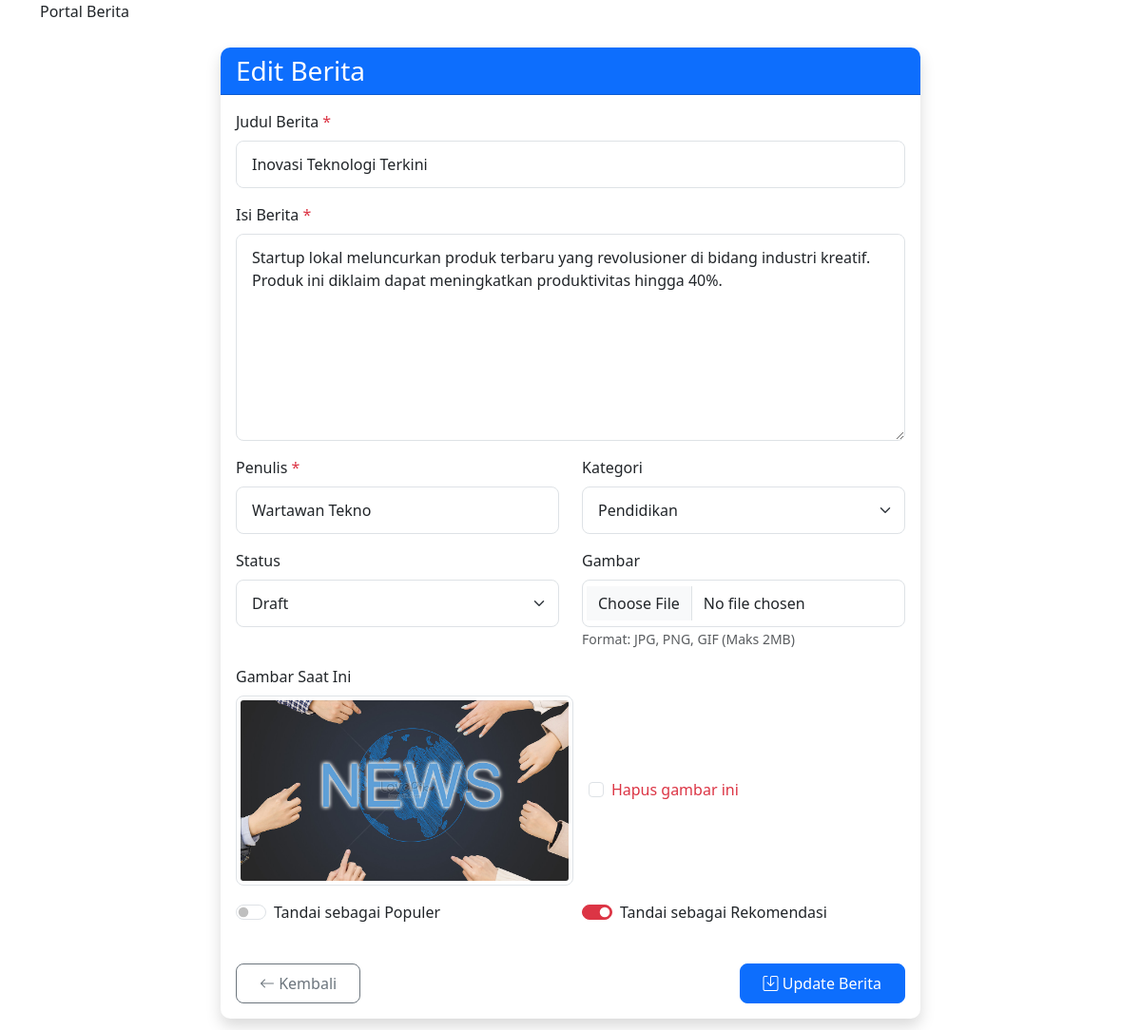
The app's page /admin/tambah_berita.php?edit=4 (signed in) with its own data.
### tables this page shows
CREATE TABLE `berita` (
  `id` int(11) NOT NULL,
  `judul` varchar(255) NOT NULL,
  `isi` text NOT NULL,
  `gambar` varchar(255) DEFAULT NULL,
  `tanggal_publikasi` datetime DEFAULT current_timestamp(),
  `penulis` varchar(100) DEFAULT NULL,
  `views` int(11) DEFAULT 0,
  `is_recommended` tinyint(1) DEFAULT 0,
  `kategori` enum('pendidikan','teknologi','ekonomi','olahraga','kesehatan') DEFAULT 'pendidikan',
  `is_populer` tinyint(1) DEFAULT 0,
  `is_rekomendasi` tinyint(1) DEFAULT 0,
  `status` enum('published','draft') DEFAULT 'draft'
);

### includes/functions.php (called while the page is built, shortened)
<?php
include 'config.php';
function getBeritaById($id) {
    global $conn;
    $id = intval($id);
    $query = "SELECT * FROM berita WHERE id = $id";
    $result = mysqli_query($conn, $query);
    return mysqli_fetch_assoc($result);
}
?>

### admin/tambah_berita.php (the view, shortened to what this page needs)
<?php
require '../includes/config.php';
require '../includes/functions.php';
$edit_mode = false;
$berita = [
    'judul' => '',
    'isi' => '',
    'penulis' => '',
    'gambar' => '',
    'kategori' => 'pendidikan',
    'status' => 'published',
    'is_populer' => 0,
    'is_recommended' => 0
];
if (isset($_GET['edit'])) {
    $id = intval($_GET['edit']);
    $berita = getBeritaById($id);
    $edit_mode = true;
}
?>
<!DOCTYPE html>
<html lang="id">
<head>
    <link href="https://cdn.jsdelivr.net/npm/bootstrap@5.3.0/dist/css/bootstrap.min.css" rel="stylesheet">
    <link rel="stylesheet" href="../assets/css/admin.css">
</head>
<body>
    <?php include '../includes/admin_navbar.php'; ?>
    <div class="container py-4">
        <div class="row justify-content-center">
            <div class="col-lg-8">
                <div class="card shadow">
                    <div class="card-header bg-primary text-white">
                        <h3 class="mb-0"><?= $edit_mode ? 'Edit Berita' : 'Tambah Berita Baru' ?></h3>
                    </div>
                    <div class="card-body">
                        <form method="POST" enctype="multipart/form-data">
                            <div class="mb-3">
                                <label for="judul" class="form-label">Judul Berita <span class="text-danger">*</span></label>
                                <input type="text" class="form-control" id="judul" name="judul"
                                       value="<?= htmlspecialchars($berita['judul']) ?>" required>
                            </div>
                            <div class="mb-3">
                                <label for="isi" class="form-label">Isi Berita <span class="text-danger">*</span></label>
                                <textarea class="form-control" id="isi" name="isi" rows="8"
                                          required><?= htmlspecialchars($berita['isi']) ?></textarea>
                            </div>
                            <div class="row">
                                <div class="col-md-6 mb-3">
                                    <label for="penulis" class="form-label">Penulis <span class="text-danger">*</span></label>
                                    <input type="text" class="form-control" id="penulis" name="penulis"
                                           value="<?= htmlspecialchars($berita['penulis']) ?>" required>
                                </div>
                                <div class="col-md-6 mb-3">
                                    <label for="kategori" class="form-label">Kategori</label>
                                    <select class="form-select" id="kategori" name="kategori">
                                        <option value="pendidikan" <?= $berita['kategori'] === 'pendidikan' ? 'selected' : '' ?>>Pendidikan</option>
                                    </select>
                                </div>
                            </div>
                            <div class="row">
                                <div class="col-md-6 mb-3">
                                    <label for="status" class="form-label">Status</label>
                                    <select class="form-select" id="status" name="status">
                                        <option value="draft" <?= $berita['status'] === 'draft' ? 'selected' : '' ?>>Draft</option>
                                    </select>
                                </div>
                                <div class="col-md-6 mb-3">
                                    <label for="gambar" class="form-label">Gambar</label>
                                    <input type="file" class="form-control" id="gambar" name="gambar" accept="image/*">
                                    <small class="text-muted">Format: JPG, PNG, GIF (Maks 2MB)</small>
                                </div>
                            </div>
                            <?php if ($edit_mode && !empty($berita['gambar'])): ?>
                                <div class="mb-3">
                                    <label class="form-label">Gambar Saat Ini</label>
                                    <div class="d-flex align-items-center">
                                        <img src="../uploads/<?= htmlspecialchars($berita['gambar']) ?>"
                                             class="img-thumbnail me-3" style="max-height: 200px;">
                                        <div class="form-check">
                                            <input class="form-check-input" type="checkbox" id="hapus_gambar" name="hapus_gambar">
                                            <label class="form-check-label text-danger" for="hapus_gambar">
                                                Hapus gambar ini
                                            </label>
                                        </div>
                                    </div>
                                </div>
                            <?php endif; ?>
                            <div class="row mt-3">
                                <div class="col-md-6 mb-3">
                                    <div class="form-check form-switch">
                                        <input class="form-check-input" type="checkbox" id="is_populer" name="is_populer"
                                               <?= $berita['is_populer'] ? 'checked' : '' ?>>
                                        <label class="form-check-label" for="is_populer">Tandai sebagai Populer</label>
                                    </div>
                                </div>
                                <div class="col-md-6 mb-3">
                                    <div class="form-check form-switch">
                                        <input class="form-check-input" type="checkbox" id="is_recommended" name="is_recommended"
                                               <?= $berita['is_recommended'] ? 'checked' : '' ?>>
                                        <label class="form-check-label" for="is_recommended">Tandai sebagai Rekomendasi</label>
                                    </div>
                                </div>
                            </div>
                            <div class="d-flex justify-content-between mt-4">
                                <a href="dashboard.php" class="btn btn-outline-secondary">
                                    <i class="bi bi-arrow-left"></i> Kembali
                                </a>
                                <button type="submit" name="simpan" class="btn btn-primary">
                                    <i class="bi bi-save"></i> <?= $edit_mode ? 'Update Berita' : 'Simpan Berita' ?>
                                </button>
                            </div>
                        </form>
                    </div>
                </div>
            </div>
        </div>
    </div>
    <link rel="stylesheet" href="https://cdn.jsdelivr.net/npm/bootstrap-icons@1.10.0/font/bootstrap-icons.css">
</body>
</html>

### assets/css/admin.css (style rules this page uses)
.card { border: none; border-radius: 10px; overflow: hidden; }
.card-header { font-weight: 600; }
.form-control, .form-select { padding: 0.75rem 1rem; border-radius: 0.5rem; }
.btn { padding: 0.5rem 1.5rem; border-radius: 0.5rem; }
.img-thumbnail { max-width: 100%; height: auto; border-radius: 0.5rem; }
.img-thumbnail { max-width: 100%; height: auto; border-radius: 0.5rem; transition: all 0.3s ease; }
.form-check-input:checked { background-color: #dc3545; border-color: #dc3545; }

### records on screen
berita: judul "Inovasi Teknologi Terkini", isi "Startup lokal meluncurkan produk terbaru yang revolusioner di bidang industri kreatif. Produk ini diklaim dapat meningkatkan produktivitas hingga 40%.", penulis "Wartawan Tekno", kategori "Pendidikan", status "Draft", gambar (picture), is_recommended "☑"
